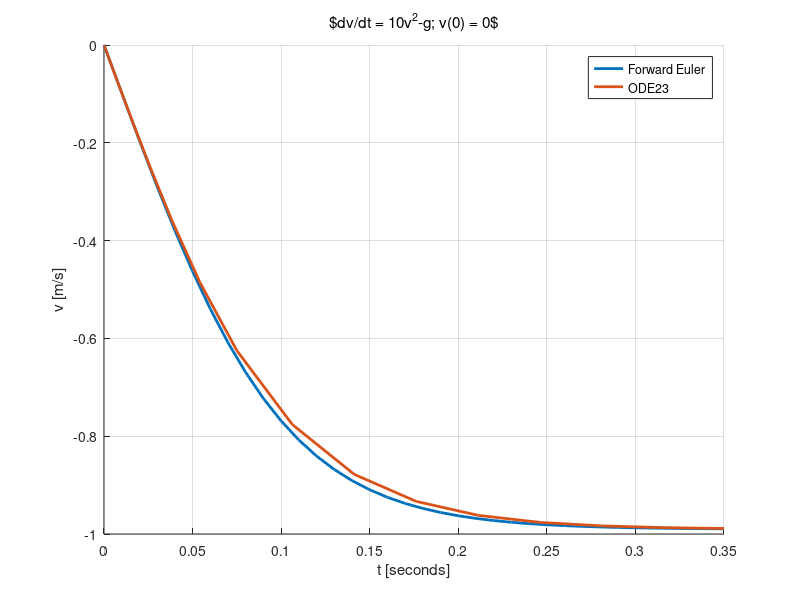

The MATLAB script that drew this image: (Note: this script raises an error after producing the figure.)
% dv/dt = 10v^2 - g
clear;

Dt = 0.01;
TMAX = 0.35;
ve(1) = 0;
te = [0:Dt:TMAX];
for i = 1:length(te)-1
    ve(i+1) = ve(i) + Dt*(10*ve(i)*ve(i) - 9.81);
end

dvdt = @(t,v) 10*v*v - 9.81;
[t23,v23] = ode23(dvdt,[0 TMAX],0);

figure(1);clf;grid on;hold on;
    plot(te,ve,'LineWidth',2);
    plot(t23,v23,'LineWidth',2);
    ylabel('v [m/s]');
    xlabel('t [seconds]');
    title('$dv/dt = 10v^2-g; v(0) = 0$','FontWeight','normal');
    legend('Forward Euler','ODE23');
    saveplots('Drag1DODE23');
